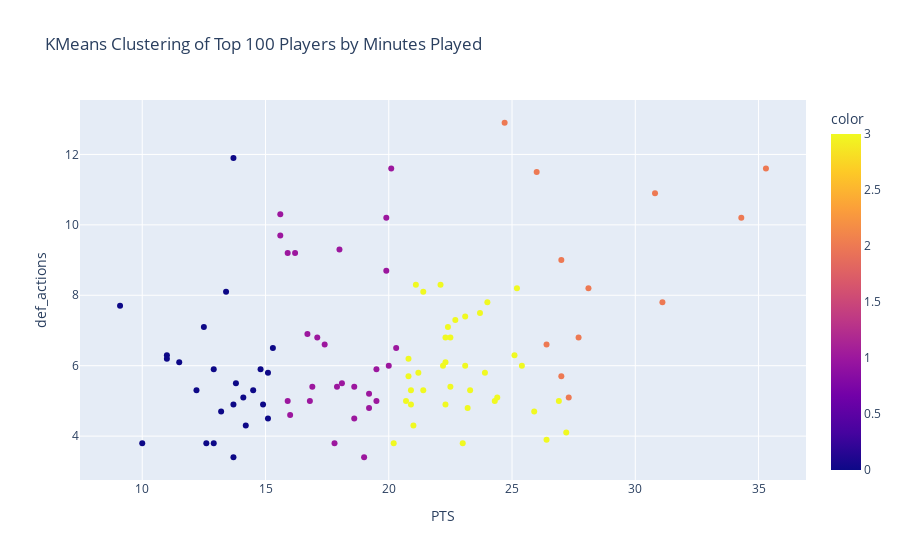

Notebook cell for this chart:
### Code cell
#creating an interactive plot to see which players are in each cluster. *Plotly library is required to run this code*
import plotly.express as px

# Converting top_players DataFrame to Plotly DataFrame
top_players_plotly = top_players.reset_index()

# Creating scatter plot using Plotly
fig = px.scatter(top_players_plotly, x='PTS', y='def_actions', color=predictions, hover_name='Player', title='KMeans Clustering of Top 100 Players by Minutes Played')

# Showing the plot
fig.show()

### Figure 1 — Plotly figure (JSON) as saved in the notebook; plotly's stock layout.template omitted (floating-point values rounded to 4 significant figures)
{"data": [{"hovertemplate": "<b>%{hovertext}</b><br><br>PTS=%{x}<br>def_actions=%{y}<br>color=%{marker.color}<extra></extra>", "hovertext": ["DeMar DeRozan", "Miles Bridges", "Luka Don?i?", "Kevin Durant", "Tyrese Maxey", "Fred VanVleet", "Coby White", "Trae Young", "Anthony Davis", "Jayson Tatum", "Devin Booker", "Domantas Sabonis", "De'Aaron Fox", "Donovan Mitchell", "Terry Rozier", "Julius Randle", "Dejounte Murray", "OG Anunoby", "Mikal Bridges", "Ja Morant", "LeBron James", "Jalen Brunson", "Anthony Edwards", "Giannis Antetokounmpo", "Damian Lillard", "Paolo Banchero", "Scottie Barnes", "Zach LaVine", "Pascal Siakam", "Anfernee Simons", "James Harden", "Bam Adebayo", "Nikola Vu?evi?", "Desmond Bane", "Shai Gilgeous-Alexander", "Nikola Joki?", "Kawhi Leonard", "Paul George", "Kyrie Irving", "Jimmy Butler", "Jalen Johnson", "Joel Embiid", "Rudy Gobert", "Jerami Grant", "Tobias Harris", "Grayson Allen", "RJ Barrett", "Cade Cunningham", "Tyler Herro", "Immanuel Quickley", "Jaylen Brown", "Jrue Holiday", "OG Anunoby", "Darius Garland", "Brandon Ingram", "Shaedon Sharpe", "Keegan Murray", "Lauri Markkanen", "Franz Wagner", "Bojan Bogdanovi?", "Bradley Beal", "Pascal Siakam", "Stephen Curry", "Karl-Anthony Towns", "Saddiq Bey", "Devin Vassell", "Alperen Sengun", "Derrick White", "Tyrese Haliburton", "LaMelo Ball", "Max Strus", "Kyle Kuzma", "Deandre Ayton", "Brandon Miller", "Jamal Murray", "D'Angelo Russell", "Josh Hart", "Jabari Smith Jr.", "Jaren Jackson Jr.", "Gordon Hayward", "Austin Reaves", "P.J. Washington", "Jarrett Allen", "Terry Rozier", "Kentavious Caldwell-Pope", "Michael Porter Jr.", "Jalen Williams", "Aaron Gordon", "Dillon Brooks", "Brook Lopez", "CJ McCollum", "Evan Mobley", "Isaiah Stewart", "Jalen Green", "Zion Williamson", "Buddy Hield", "Tre Mann", "Grant Williams", "Spencer Dinwiddie", "Dennis Schröder"], "legendgroup": "", "marker": {"color": [3, 3, 2, 2, 3, 1, 1, 3, 2, 2, 2, 1, 2, 2, 3, 3, 3, 0, 3, 3, 3, 3, 2, 2, 3, 3, 1, 1, 3, 3, 1, 1, 1, 3, 2, 2, 3, 3, 3, 3, 1, 2, 0, 3, 1, 0, 3, 3, 3, 1, 3, 0, 0, 1, 3, 1, 0, 3, 1, 3, 1, 1, 3, 3, 0, 1, 3, 0, 3, 3, 0, 3, 1, 1, 3, 1, 0, 0, 3, 0, 1, 0, 1, 0, 0, 1, 1, 0, 0, 0, 1, 1, 0, 1, 3, 0, 0, 0, 0, 0], "coloraxis": "coloraxis", "symbol": "circle"}, "mode": "markers", "name": "", "orientation": "v", "showlegend": false, "type": "scatter", "x": [23.3, 21.4, 34.3, 28.1, 25.9, 16.9, 19.5, 26.4, 24.7, 27, 27.3, 20.1, 27, 27.7, 23.2, 24, 22.3, 15.3, 20.9, 25.1, 25.2, 27.2, 26.4, 30.8, 24.3, 22.7, 19.9, 19.5, 22.2, 23, 17.4, 19.9, 18, 24.4, 31.1, 26, 23.7, 22.3, 25.4, 21.4, 15.9, 35.3, 13.7, 21, 17.1, 13.2, 20.8, 22.3, 20.8, 17.9, 23.1, 12.9, 15.1, 19, 21.2, 15.9, 14.8, 23.1, 20, 20.2, 18.6, 20.3, 26.9, 22.1, 13.7, 19.2, 21.1, 15.1, 20.7, 23.9, 12.2, 22.5, 15.6, 16.8, 20.9, 17.8, 9.1, 13.4, 22.4, 14.5, 16, 11, 16.2, 14.9, 10, 16.7, 19.2, 13.8, 12.9, 12.5, 18.1, 15.6, 11, 18.6, 22.5, 14.2, 11.5, 14.1, 12.6, 13.7], "xaxis": "x", "y": [5.3, 8.1, 10.2, 8.2, 4.7, 5.4, 5, 3.9, 12.9, 9, 5.1, 11.6, 5.7, 6.8, 4.8, 7.8, 6.1, 6.5, 5.3, 6.3, 8.2, 4.1, 6.6, 10.9, 5, 7.3, 8.7, 5.9, 6, 3.8, 6.6, 10.2, 9.3, 5.1, 7.8, 11.5, 7.5, 6.8, 6, 5.3, 9.2, 11.6, 11.9, 4.3, 6.8, 4.7, 6.2, 4.9, 5.7, 5.4, 6, 5.9, 4.5, 3.4, 5.8, 5.0, 5.9, 7.4, 6, 3.8, 4.5, 6.5, 5, 8.3, 4.9, 4.8, 8.3, 5.8, 5, 5.8, 5.3, 6.8, 9.7, 5, 4.9, 3.8, 7.7, 8.1, 7.1, 5.3, 4.6, 6.3, 9.2, 4.9, 3.8, 6.9, 5.2, 5.5, 3.8, 7.1, 5.5, 10.3, 6.2, 5.4, 5.4, 4.3, 6.1, 5.1, 3.8, 3.4], "yaxis": "y"}], "layout": {"coloraxis": {"colorbar": {"title": {"text": "color"}}, "colorscale": [[0, "#0d0887"], [0.1111, "#46039f"], [0.2222, "#7201a8"], [0.3333, "#9c179e"], [0.4444, "#bd3786"], [0.5556, "#d8576b"], [0.6667, "#ed7953"], [0.7778, "#fb9f3a"], [0.8889, "#fdca26"], [1, "#f0f921"]]}, "legend": {"tracegroupgap": 0}, "title": {"text": "KMeans Clustering of Top 100 Players by Minutes Played"}, "xaxis": {"anchor": "y", "domain": [0, 1], "title": {"text": "PTS"}}, "yaxis": {"anchor": "x", "domain": [0, 1], "title": {"text": "def_actions"}}}}
